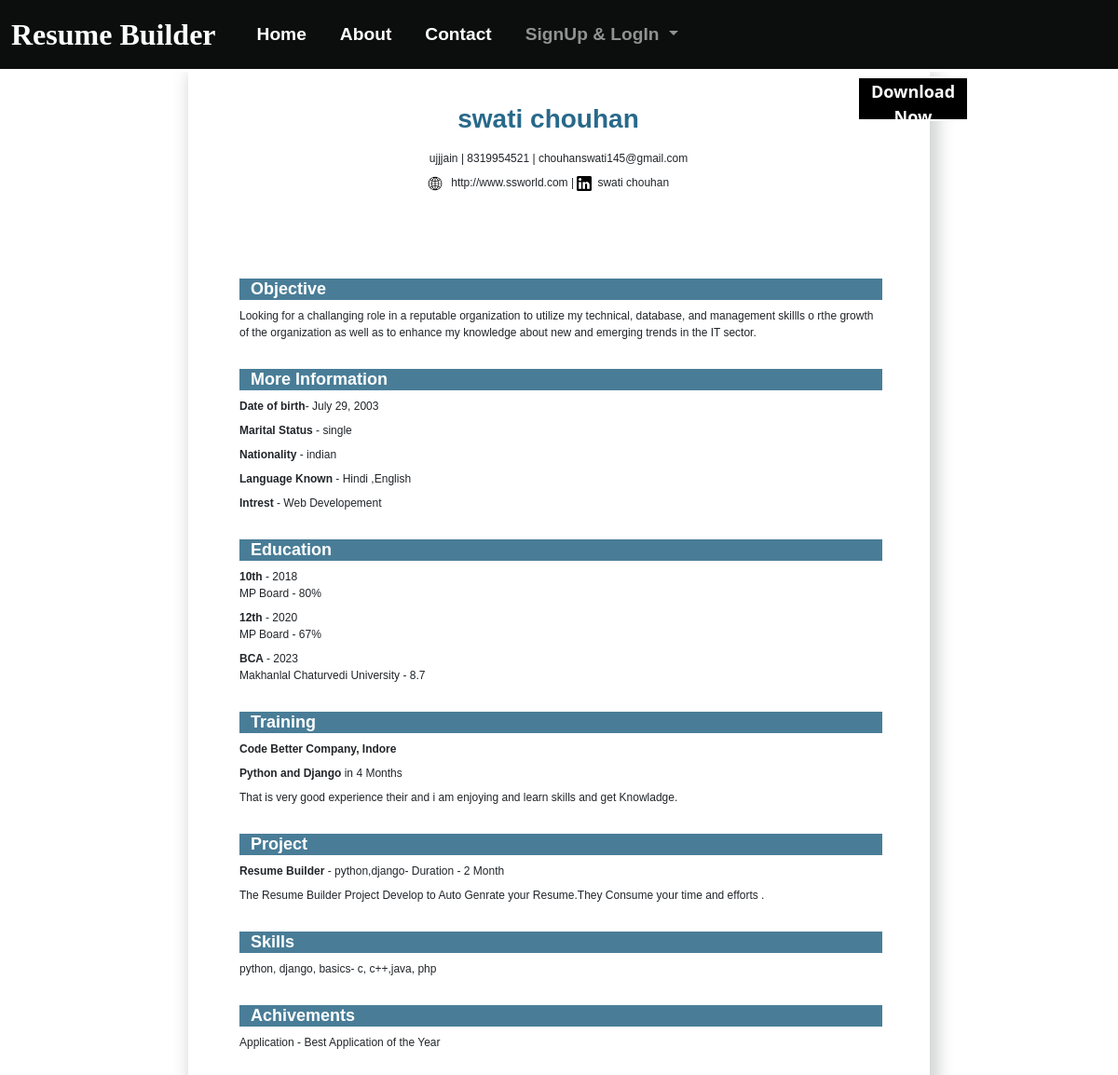
The app's page /temp9/36 with its own data.
### myapp/models.py (models this page shows, shortened)
class CandidateInfo(models.Model):
    candidate_name=models.CharField(max_length=50,validators=[RegexValidator("[a-zA-Z][a-zA-Z]+[a-zA-Z]$",message="Enter only Alphabets")])
    candidate_email=models.EmailField(max_length=50,validators=[RegexValidator("^[a-zA-Z0-9-_]+@[a-zA-Z0-9]+\.[a-z]{1,3}$",message="Enter Valid E-mail")])
    date_of_birth=models.DateField()
    mobile=models.CharField(max_length=10, validators=[RegexValidator("^[0-9]*$",message="Enter only Numbers")])
    address=models.CharField(max_length=255)
    my_website=models.CharField(max_length=255,null='True',blank='True')
    linkedin_profile=models.CharField(max_length=50,null='True',blank='True')
    facebook_profile=models.CharField(max_length=50,null='True',blank='True')
    github_profile=models.CharField(max_length=50,null='True',blank='True')
    twitter_profile=models.CharField(max_length=50,null='True',blank='True')
    objective=models.CharField( max_length=255,null='True',blank='True')
    language_known=models.CharField(max_length=50,null='True', blank='True')
    skills=models.CharField(max_length=255,null='True', blank='True')
    interest=models.CharField(max_length=255,null='True' ,blank='True')
    marital_status=models.CharField(max_length=255,null='True',blank='True')
    nationality=models.CharField(max_length=255,null='True',blank='True')
    image=models.ImageField(upload_to='img',null='True' ,blank='True')
    created_by= models.ForeignKey(User, on_delete=models.CASCADE,default=User)

class Education(models.Model):
    person=models.ForeignKey(CandidateInfo,on_delete=models.CASCADE)
    education_name=models.CharField(max_length=50)
    passing_year=models.IntegerField(choices=year_choice)
    board_or_university=models.CharField(max_length=200)
    percentage_or_grade=models.CharField(max_length=50)

class Training(models.Model):
    person=models.ForeignKey(CandidateInfo,on_delete=models.CASCADE)
    company_or_institute_name=models.CharField(max_length=50)
    learn_skills=models.CharField(max_length=50)
    duration_in_month=models.IntegerField()
    description=models.CharField(max_length=255)

class Project(models.Model):
    person=models.ForeignKey(CandidateInfo,on_delete=models.CASCADE)
    project_title=models.CharField(max_length=50)
    description=models.CharField(max_length=255)
    skills_apply=models.CharField(max_length=50)
    duration_in_months=models.IntegerField()

class Achivements(models.Model):
    person=models.ForeignKey(CandidateInfo,on_delete=models.CASCADE)
    title=models.CharField(max_length=50)
    description=models.CharField(max_length=255)

### myapp/views.py (the view)
# urls.py: path('temp9/<id>',views.temp9,name='temp9'),
def temp9(request,id):
    pdata = CandidateInfo.objects.get(id=id)
    edata = Education.objects.filter(person=pdata)
    exdata = Experience.objects.filter(person=pdata)
    prdata = Project.objects.filter(person=pdata)
    adata = Achivements.objects.filter(person=pdata)
    tdata=Training.objects.filter(person=pdata)
    context={'pdata':pdata,'edata':edata,'exdata':exdata,'prdata':prdata,'adata':adata,'tdata':tdata}
    return render(request,'temp9.html',context)

### myapp/templates/temp9.html (shortened to what this page needs)
{% extends 'base.html' %}
{% load static %}
{% block body %}
<body>
    <button onclick="myfun('pt')" class="db">Download Now</button>
    <div id="pt">
        <div class="main">
            <div class="box">
                <div class="row">
                        <p class="name">{{pdata.candidate_name}}</p>
                        <p class="ptop pt"><img src="" alt="" class="img">{{pdata.address}} | {{pdata.mobile}} |
                            {{pdata.candidate_email}}
                        </p>
                            <p class="ptop pt ">
                            {% if pdata.my_website %}
                            <img src="{% static 'img/myweb.png' %}" alt="" class="img">
                            {{pdata.my_website}}
                            {% endif %}
                            {% if pdata.linkedin_profile %}
                            |
                            <img src="{% static 'img/linked in.png' %}" alt=""
                            class="img">{{pdata.linkedin_profile}}
                            {% endif %}
                        </p>
                        <p class="ptop pt ">
                        </p>
                </div>
                <div class="row1">
                    <div>
                      <div class="bg"> <h3>Objective</h3></div>
                        <p class="ptop">{{pdata.objective}}</p>
                    </div>
                    <div>
                       <div class="bg"> <h3>More Information</h3></div>
                        <p class="ptop"><b>Date of birth</b>- {{pdata.date_of_birth}}</p>
                        <p class="ptop"><b>Marital Status</b> - {{pdata.marital_status}}</p>
                        <p class="ptop"><b>Nationality </b> - {{pdata.nationality}}</p>
                        <p class="ptop"><b>Language Known </b> - {{pdata.language_known}}</p>
                        <p class="ptop"><b>Intrest </b> - {{pdata.interest}}</p>
                    </div>
                    {% if edata %}
                    <div>
                      <div class="bg">  <h3>Education </h3></div>
                        {% for i in edata %}
                        <p class="ptop"><b>{{i.education_name}} </b> - {{i.passing_year}} <br>
                             {{i.board_or_university}} - {{i.percentage_or_grade}}</p>
                        {% endfor %}
                    </div>
                    {% endif %}
                    {% if tdata %}
                    <div>
                        <div class="bg"> <h3>Training</h3></div>
                            {% for i in tdata %}
                            <p class="ptop"><span class="span1"><b>{{i.company_or_institute_name}}</b></span>
                            </p>
                            <p class="ptop"><span class="span1"><b>{{i.learn_skills}}</b> in  {{i.duration_in_month}} Months</span>
                            </p>
                            <p class="ptop"><span class="span1">{{i.description}}</span></p>
                            {% endfor %}
                    </div>
                    {% endif %}
                    {% if prdata %}
                    <div>
                        <div class="bg"><h3>Project</h3></div>
                        {% for i in prdata %}
                        <p class="ptop"><b>{{i.project_title}}</b> - {{i.skills_apply}}- Duration - {{i.duration_in_months}} Month</p>
                        <p class="ptop">{{i.description}}</p>
                        {% endfor %}
                    </div>
                    {% endif %}
                    {% if pdata %}
                    <div>
                       <div class="bg"> <h3>Skills </h3></div>
                        <p class="ptop">{{ pdata.skills}}</p>
                    </div>
                    {% endif %}
                    {% if adata %}
                    <div>
                     <div class="bg">   <h3>Achivements </h3></div>
                        {% for i in adata %}
                        <p class="ptop">{{i.title }} - {{i.description}}</p>
                        {% endfor %}
                    </div>
                    {% endif %}
                </div>
            </div>
        </div>
    </div>
    {% endblock body %}

### myapp/templates/temp9.html (style rules this page uses)
* { font-family: Verdana, Geneva, Tahoma, sans-serif; }
body { margin: 0px; padding: 0px; font-family: system-ui; }
.main { width: 796px; height: 1123px; margin: auto; box-shadow: 5px 7px 15px 5px #3d3f4238; background-color: #fff; }
.img { height: 16px; width: 16px; margin-right: 6px; }
.box { width: 690px; height: 1123px; margin-left: 55px; }
.name { font-size: 28px; font-weight: bold; margin-bottom: 12px; text-align: center; margin-top: 30px; color: rgb(40, 105, 138); }
.ptop { font-size: 12px; margin-bottom: 8px; }
.pt { text-align: center; }
h3 { margin-top: 30px; font-size: 18px; font-weight: 700; margin-left: 12px; line-height: 23px; color: #fff; }
.row1 { margin-top: 60px; }
.bg { background-color: rgb(73, 125, 151); width:auto; }
.db { float: right; margin-top: 5px; margin-right: 160px; width: 10vw; height: 6vh; background-color: black; color: #fff; border: 2px solid white; font-family: 'Segoe UI', Tahoma, Geneva, Verdana, sans-serif; font-weight: bold; font-size: large; }

### records on screen
CandidateInfo: candidate_name "swati chouhan", address "ujjjain", mobile "8319954521", candidate_email "chouhanswati145@gmail.com", my_website "http://www.ssworld.com", linkedin_profile "swati chouhan", objective "Looking for a challanging role in a reputable organization to utilize my technical, database, and management skillls o rthe growth of the organization as well as to enhance my knowledge about new and emerging trends in the IT sector.", date_of_birth "July 29, 2003", marital_status "single", nationality "indian", language_known "Hindi ,English", interest "Web Developement", skills "python, django, basics- c, c++,java, php"
Education: education_name "10th", passing_year "2018", board_or_university "MP Board", percentage_or_grade "80%"
Education: education_name "12th", passing_year "2020", board_or_university "MP Board", percentage_or_grade "67%"
Education: education_name "BCA", passing_year "2023", board_or_university "Makhanlal Chaturvedi University", percentage_or_grade "8.7"
Training: company_or_institute_name "Code Better Company, Indore", learn_skills "Python and Django", duration_in_month "4", description "That is very good experience their and i am enjoying and learn skills and get Knowladge."
Project: project_title "Resume Builder", skills_apply "python,django", duration_in_months "2", description "The Resume Builder Project Develop to Auto Genrate your Resume.They Consume your time and efforts ."
Achivements: title "Application", description "Best Application of the Year"
